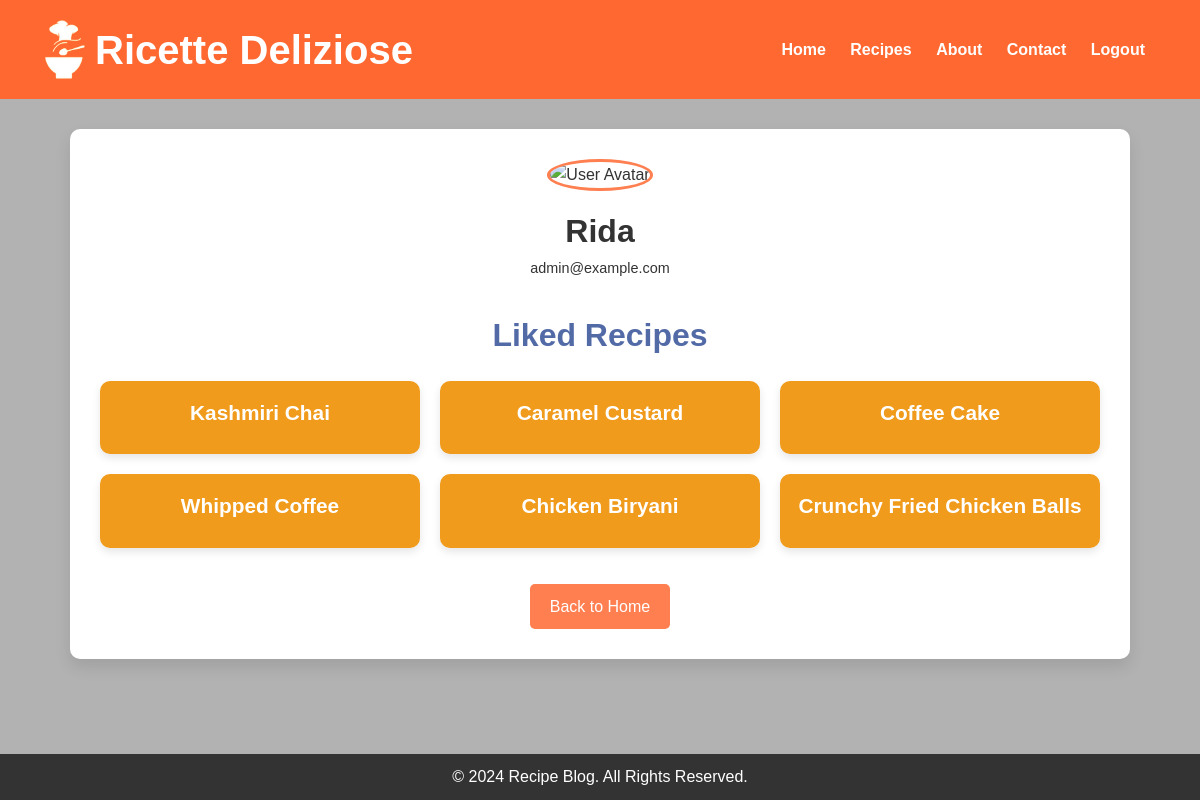
The app's page /profile (signed in) with its own data.
### model.py (models this page shows, shortened)
class User(db.Model):
    id = db.Column(db.Integer, primary_key=True)
    username = db.Column(db.String(100), nullable=False)
    email = db.Column(db.String(100), unique=True, nullable=False)
    password = db.Column(db.String(100), nullable=False)
    created_at = db.Column(db.DateTime, default=datetime.utcnow)
    is_admin = db.Column(db.Boolean, default=False)
    liked_recipes = db.relationship('Recipe', secondary=user_likes, backref='liked_by', lazy='dynamic')

class Recipe(db.Model):
    id = db.Column(db.Integer, primary_key=True)
    title = db.Column(db.String(100), nullable=False)
    description = db.Column(db.Text, nullable=False)
    instructions = db.Column(db.Text, nullable=False)
    image = db.Column(db.String(100), nullable=True)
    created_at = db.Column(db.DateTime, default=datetime.utcnow)
    category_id = db.Column(db.Integer, db.ForeignKey('category.id'), nullable=False)
    ingredients = db.relationship('Ingredient', secondary=recipe_ingredient, backref='recipes')
    category = db.relationship('Category', backref=db.backref('recipes', lazy=True))

### app.py (the view)
@app.route('/profile')
def profile():
    if 'user_id' not in session:
        flash('Please login to view your profile.', 'warning')
        return redirect(url_for('login'))
    user = user_repository.get_user_by_id(session['user_id'])  # Fetch user by ID
    if not user:
        flash('User not found.', 'danger')
        return redirect(url_for('login'))
    liked_recipes = user_repository.get_liked_recipes(session['user_id'])
    return render_template(
        'profile.html',
        username=user.username,  # Access attributes of the User object
        email=user.email,
        liked_recipes=liked_recipes
    )

### app.py (called while the page is built)
@app.before_request
def init_categories():
    if Category.query.count() == 0:  # Only add if the category table is empty
        category1 = Category(name="Appetizer")
        category2 = Category(name="Main Course")
        category3 = Category(name="Dessert")
        category4 = Category(name="Drinks")
        db.session.add_all([category1, category2, category3, category4])
        db.session.commit()
        print("Categories added to the database.")

### repositories.py (called while the page is built)
    def get_user_by_id(self, user_id):
        return User.query.get(user_id)

    def get_liked_recipes(self, user_id):
        user = self.get_user_by_id(user_id)  # Get user by ID
        if user:
            return user.liked_recipes  # Return the list of liked recipes
        return []  # Return an empty list if user not found

### templates/profile.html (shortened to what this page needs)
<!DOCTYPE html>
<html lang="en">
<head>
    <link rel="stylesheet" href="{{ url_for('static', filename='css/profile.css') }}">
</head>
<body>
    <header>
        <div class="container">
            <div class="logo-title">
                <img src="{{ url_for('static', filename='images/logo.png') }}" alt="Logo" class="logo" width="40"
                    height="59">
                <h1>Ricette Deliziose</h1>
            </div>
            <nav>
                <a href="{{ url_for('home') }}">Home</a>
                <a href="{{ url_for('recipe') }}">Recipes</a>
                <a href="{{ url_for('about') }}">About</a>
                <a href="{{ url_for('contact') }}">Contact</a>
                <a href="{{ url_for('logout') }}">Logout</a>
            </nav>
        </div>
    </header>
    <main>
        <div class="profile-container">
            <div class="profile-card">
                <img src="{{ url_for('static', filename='images/user-avatar.png') }}" alt="User Avatar">
                <h2>{{ username }}</h2>
                <p class="email">{{ email }}</p>
            </div>
            <section class="liked-recipes">
                <h3>Liked Recipes</h3>
                {% if liked_recipes %}
                <ul class="recipe-list">
                    {% for recipe in liked_recipes %}
                    <li class="recipe-item">
                        <a href="{{ url_for('recipe_details', recipe_id=recipe.id) }}">{{ recipe.title }}</a>
                    </li>
                    {% endfor %}
                </ul>
                {% else %}
                <p class="no-recipes">You haven't liked any recipes yet.</p>
                {% endif %}
            </section>
            <a href="{{ url_for('home') }}" class="btn">Back to Home</a>
        </div>
    </main>
    <footer>
        <p>&copy; 2024 Recipe Blog. All Rights Reserved.</p>
    </footer>
</body>
</html>

### static/css/profile.css (style rules this page uses)
body, h1, h2, h3, p, a { margin: 0; padding: 0; font-family: 'Poppins', sans-serif; }
body { line-height: 1.6; color: #333; background-image: linear-gradient(rgba(0, 0, 0, 0.3), rgba(0, 0, 0, 0.3)), url('/static/images/bg3.jpg'); background-size: cover; display: flex; flex-direction: column; min-height: 100vh; }
header { background: #FF6830; color: white; padding: 20px 0; text-align: center; position: relative; }
header .container { display: flex; justify-content: space-between; align-items: center; padding: 0 45px; }
header .logo-title { display: flex; align-items: center; }
header .logo-title .logo { margin-right: 10px; }
header .logo-title h1 { margin: 0; padding: 0; font-family: 'Gistesy', sans-serif; font-size: 2.5rem; line-height: 1; }
header nav a { color: white; margin: 0 10px; text-decoration: none; font-weight: bold; }
.profile-container { width: 90%; max-width: 1000px; background: white; padding: 30px; margin: 30px auto; border-radius: 10px; box-shadow: 0 8px 16px rgba(0, 0, 0, 0.1); text-align: center; }
.profile-card { margin-bottom: 30px; }
.profile-card img { width: 120px; height: 120px; border-radius: 50%; border: 3px solid #ff7f50; margin-bottom: 15px; }
.profile-card h2 { font-size: 2em; color: #333; }
.profile-card .email { font-size: 0.9em; color: #333; }
.liked-recipes h3 { font-size: 2em; margin-bottom: 20px; color: #526ba7; }
.recipe-list { list-style-type: none; padding: 0; display: grid; grid-template-columns: repeat(auto-fit, minmax(250px, 1fr)); gap: 20px; }
.recipe-item { position: relative; background: #f09b1b; padding: 15px; border-radius: 10px; box-shadow: 0 4px 8px rgba(0, 0, 0, 0.1); text-align: center; overflow: hidden; }
.recipe-item a { text-decoration: none; color: #fff; font-size: 1.3em; font-weight: bold; display: block; margin-bottom: 10px; }
.btn { display: inline-block; margin-top: 20px; padding: 10px 20px; font-size: 1em; color: white; background: #ff7f50; text-decoration: none; border-radius: 5px; transition: background 0.3s ease; }
footer { background: #333; color: white; text-align: center; padding: 10px; margin-top: auto; }
footer p { font-size: 1em; }

### records on screen
User: username "Rida", email "admin@example.com"
Recipe: title "Kashmiri Chai"
Recipe: title "Caramel Custard"
Recipe: title "Coffee Cake"
Recipe: title "Whipped Coffee"
Recipe: title "Chicken Biryani"
Recipe: title "Crunchy Fried Chicken Balls"
